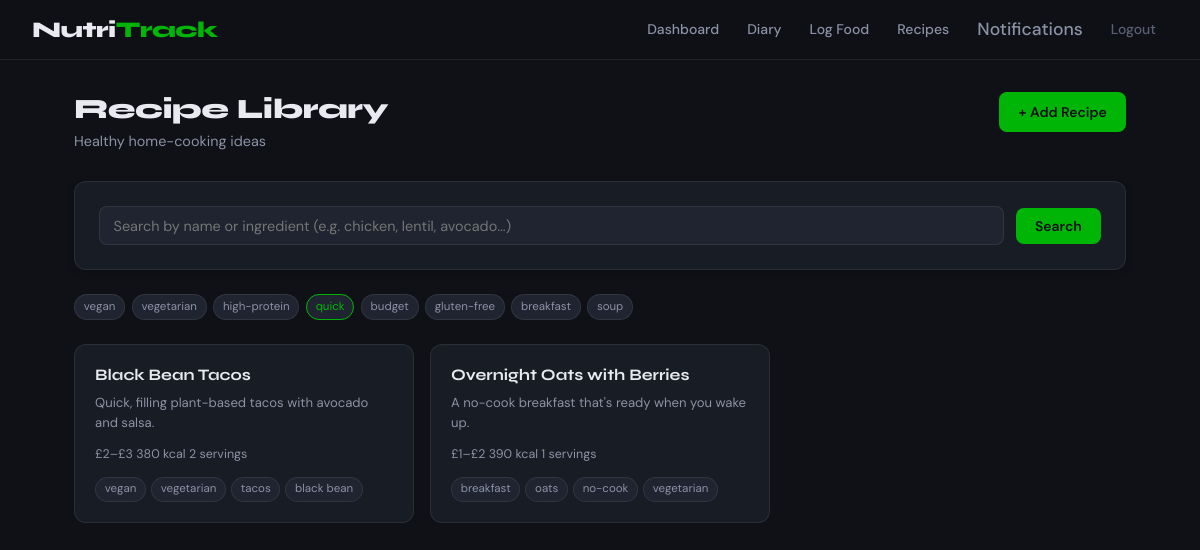
Page /recipes?tag=quick (signed in) on the committed database.
### app.py (models this page shows, shortened)
class Recipe(db.Model):
    id = db.Column(db.Integer, primary_key=True)
    title = db.Column(db.String(200), nullable=False)
    description = db.Column(db.Text, nullable=True)
    ingredients = db.Column(db.Text, nullable=False)  # stored as JSON string
    instructions = db.Column(db.Text, nullable=False)
    cook_time_mins = db.Column(db.Integer, nullable=True)
    prep_time_mins = db.Column(db.Integer, nullable=True)
    servings = db.Column(db.Integer, nullable=True, default=2)
    cost_estimate = db.Column(db.String(20), nullable=True)
    calories_per_serving = db.Column(db.Float, nullable=True)
    protein_per_serving = db.Column(db.Float, nullable=True)
    carbs_per_serving = db.Column(db.Float, nullable=True)
    fat_per_serving = db.Column(db.Float, nullable=True)
    tags = db.Column(db.String(300), nullable=True)  # comma separated
    image_url = db.Column(db.String(500), nullable=True)
    created_by = db.Column(db.Integer, db.ForeignKey("user.id"), nullable=True)
    created = db.Column(db.DateTime, default=datetime.utcnow)
    comments = db.relationship("RecipeComment", backref="recipe", lazy=True)
    def average_rating(self):
        if not self.comments:
            return None
        rated = [c.rating for c in self.comments if c.rating is not None]
        if not rated:
            return None
        return round(sum(rated) / len(rated), 1)

### app.py (the view)
@app.route("/recipes")
@login_required
def recipes():
    user = get_current_user()
    search = request.args.get("search", "").strip()
    tag = request.args.get("tag", "").strip()
    q = Recipe.query
    if search:
        q = q.filter(db.or_(
            Recipe.title.ilike(f"%{search}%"),
            Recipe.ingredients.ilike(f"%{search}%"),
            Recipe.tags.ilike(f"%{search}%")
        ))
    if tag:
        q = q.filter(Recipe.tags.ilike(f"%{tag}%"))
    all_recipes = q.order_by(Recipe.created.desc()).all()
    return render_template("recipes.html", saved={}, user=user, recipes=all_recipes, search=search, tag=tag)

### app.py (called while the page is built)
def login_required(f):
    @wraps(f)
    def decorated(*args, **kwargs):
        user = get_current_user()
        if user is None:
            session.clear()
            flash("Please log in to access this page.", "warning")
            return redirect(url_for("login"))
        return f(*args, **kwargs)
    return decorated

def get_current_user():
    if "user_id" not in session:
        return None
    user = User.query.get(session["user_id"])
    if user is None:
        session.clear()
        return None
    return user

@app.context_processor
def inject_globals():
    return {
        "current_user": get_current_user()
    }

### templates/recipes.html (shortened to what this page needs)
{% extends "base.html" %}
{% block content %}
<div class="page-header">
    <div>
        <h1 class="page-title">Recipe Library</h1>
        <p class="page-subtitle">Healthy home-cooking ideas</p>
    </div>
    <a href="{{ url_for('add_recipe') }}" class="btn btn-primary">+ Add Recipe</a>
</div>
<div class="card">
    <form method="GET" class="search-row">
        <input type="text" name="search" value="{{ search }}" placeholder="Search by name or ingredient (e.g. chicken, lentil, avocado...)" class="search-input">
        <button type="submit" class="btn btn-primary">Search</button>
    </form>
</div>
<div class="tag-filters section-gap">
    {% for t in ['vegan', 'vegetarian', 'high-protein', 'quick', 'budget', 'gluten-free', 'breakfast', 'soup'] %}
    <a href="{{ url_for('recipes', tag=t) }}" class="tag tag-filter {% if tag == t %}tag-filter--active{% endif %}">{{ t }}</a>
    {% endfor %}
</div>
{% if recipes %}
<div class="recipes-grid section-gap">
    {% for recipe in recipes %}
    <a href="{{ url_for('view_recipe', recipe_id=recipe.id) }}" class="recipe-card">
        <div class="recipe-header">
            <h3 class="recipe-title">{{ recipe.title }}</h3>
        </div>
        {% if recipe.description %}
            <p class="recipe-desc">{{ recipe.description[:100] }}{% if recipe.description|length > 100 %}...{% endif %}</p>
        {% endif %}
        <div class="recipe-meta-row">
            {% if recipe.prep_time_mins or recipe.cook_time_mins %}
                <span class="recipe-meta-item" {{ (recipe.prep_time_mins or 0) + (recipe.cook_time_mins or 0) }} mins</span>
            {% endif %}
            {% if recipe.cost_estimate %}
                <span class="recipe-meta-item"> {{ recipe.cost_estimate }}</span>
            {% endif %}
            {% if recipe.calories_per_serving %}
                <span class="recipe-meta-item"> {{ recipe.calories_per_serving | int }} kcal</span>
            {% endif %}
            {% if recipe.servings %}
                <span class="recipe-meta-item"> {{ recipe.servings }} servings</span>
            {% endif %}
        </div>
        {% if recipe.tags %}
        <div class="recipe-tags">
            {% for t in recipe.tags.split(',')[:4] %}
                <span class="tag">{{ t.strip() }}</span>
            {% endfor %}
        </div>
        {% endif %}
    </a>
    {% endfor %}
</div>
{% else %}
<div class="empty-state section-gap">
    <p>No recipes found{% if search %} for "{{ search }}"{% endif %}.</p>
    <a href="{{ url_for('add_recipe') }}" class="btn btn-primary btn-sm">Add the first one</a>
</div>
{% endif %}
{% endblock %}

### static/css/styles.css (style rules this page uses)
:root { --bg: #0f1117; --surface: #181c24; --surface-2: #1f2430; --border: rgba(255,255,255,0.08); --border-hover: rgba(255,255,255,0.15); --green: lab(64.02% -64.83 61.56); --green-dim: rgba(94,196,139,0.15); --green-dark: lab(64.02% -64.83 61.56); --amber: #f59e0b; --red: #ff6363; --red-dim: rgba(255,99,99,0.15); --blue: #60a5fa; --text: #e8eaf0; --text-muted: #8b92a5; --text-dim: #5a6175; --radius: 12px; --radius-sm: 8px; --radius-lg: 18px; --shadow: 0 4px 24px rgba(0,0,0,0.35); --shadow-sm: 0 2px 8px rgba(0,0,0,0.2); --font-display: 'Syne', sans-serif; --font-body: 'DM Sans', sans-serif; }
*, *::before, *::after { box-sizing: border-box; margin: 0; padding: 0; }
html { font-size: 16px; scroll-behavior: smooth; }
body { font-family: var(--font-body); background: var(--bg); color: var(--text); line-height: 1.6; min-height: 100vh; }
a { color: var(--green); text-decoration: none; }
.card { background: var(--surface); border: 1px solid var(--border); border-radius: var(--radius); padding: 1.5rem; box-shadow: var(--shadow-sm); }
.section-gap { margin-top: 1.5rem; }
.page-header { display: flex; align-items: flex-start; justify-content: space-between; margin-bottom: 1.75rem; flex-wrap: wrap; gap: 1rem; }
.page-title { font-family: var(--font-display); font-size: 1.75rem; font-weight: 800; color: var(--text); letter-spacing: -0.5px; line-height: 1.25; }
.page-subtitle { color: var(--text-muted); font-size: 0.9rem; margin-top: 0.2rem; }
.btn { display: inline-flex; align-items: center; gap: 0.4rem; padding: 0.55rem 1.2rem; border-radius: var(--radius-sm); font-family: var(--font-body); font-size: 0.875rem; font-weight: 500; cursor: pointer; border: none; transition: opacity 0.15s, transform 0.1s; white-space: nowrap; text-decoration: none; }
.btn-primary { background: var(--green); color: #0f1117; font-weight: 600; }
input[type="text"], input[type="email"], input[type="password"], input[type="number"], input[type="date"], select, textarea { background: var(--surface-2); border: 1px solid var(--border); border-radius: var(--radius-sm); color: var(--text); font-family: var(--font-body); font-size: 0.9rem; padding: 0.6rem 0.85rem; transition: border-color 0.15s; width: 100%; outline: none; }
.search-row { display: flex; gap: 0.75rem; align-items: center; }
.search-input { flex: 1; }
.tag { display: inline-block; font-size: 0.72rem; padding: 0.15rem 0.55rem; background: var(--surface-2); border: 1px solid var(--border); border-radius: 999px; color: var(--text-muted); white-space: nowrap; }
.tag-filters { display: flex; flex-wrap: wrap; gap: 0.4rem; }
.tag-filter { cursor: pointer; transition: border-color 0.15s, color 0.15s; }
.tag-filter:hover, .tag-filter--active { border-color: var(--green); color: var(--green); }
.recipes-grid { display: grid; grid-template-columns: repeat(auto-fill, minmax(280px, 1fr)); gap: 1rem; }
.recipe-card { display: block; background: var(--surface); border: 1px solid var(--border); border-radius: var(--radius); padding: 1.25rem; transition: border-color 0.15s, transform 0.15s; color: var(--text); position: relative; }
.recipe-header { display: flex; justify-content: space-between; align-items: flex-start; margin-bottom: 0.5rem; }
.recipe-title { font-family: var(--font-display); font-size: 1rem; font-weight: 700; line-height: 1.3; }
.recipe-desc { font-size: 0.82rem; color: var(--text-muted); margin-bottom: 0.75rem; line-height: 1.5; }
.recipe-meta-row { display: flex; flex-wrap: wrap; gap: 0.5rem; margin-bottom: 0.75rem; }
.recipe-meta-item { font-size: 0.78rem; color: var(--text-muted); }
.recipe-tags { display: flex; flex-wrap: wrap; gap: 0.3rem; }

### rows in the picture
Recipe: title "Black Bean Tacos", description "Quick, filling plant-based tacos with avocado and salsa.", cost_estimate "£2–£3", calories_per_serving "380", servings "2", strip "vegan" "vegetarian" "tacos" "black bean"
Recipe: title "Overnight Oats with Berries", description "A no-cook breakfast that's ready when you wake up.", cost_estimate "£1–£2", calories_per_serving "390", servings "1", strip "breakfast" "oats" "no-cook" "vegetarian"

### other values in the picture
{{ t }} "vegan" "vegetarian" "high-protein" "quick" "budget" "gluten-free" "breakfast" "soup"
